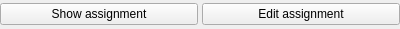
<?xml version="1.0" encoding="UTF-8"?>
<ui version="4.0">
 <class>ShowAssignmentButton</class>
 <widget class="QWidget" name="ShowAssignmentButton">
  <property name="geometry">
   <rect>
    <x>0</x>
    <y>0</y>
    <width>400</width>
    <height>29</height>
   </rect>
  </property>
  <property name="windowTitle">
   <string>Form</string>
  </property>
  <layout class="QHBoxLayout" name="horizontalLayout">
   <property name="spacing">
    <number>0</number>
   </property>
   <property name="leftMargin">
    <number>0</number>
   </property>
   <property name="topMargin">
    <number>0</number>
   </property>
   <property name="rightMargin">
    <number>0</number>
   </property>
   <property name="bottomMargin">
    <number>0</number>
   </property>
   <item>
    <widget class="QPushButton" name="show">
     <property name="text">
      <string>Show assignment</string>
     </property>
     <property name="icon">
      <iconset resource="../../images/images.qrc">
       <normaloff>:/hilecGui/controller_info.png</normaloff>:/hilecGui/controller_info.png</iconset>
     </property>
    </widget>
   </item>
   <item>
    <spacer name="horizontalSpacer">
     <property name="orientation">
      <enum>Qt::Horizontal</enum>
     </property>
     <property name="sizeType">
      <enum>QSizePolicy::Fixed</enum>
     </property>
     <property name="sizeHint" stdset="0">
      <size>
       <width>4</width>
       <height>20</height>
      </size>
     </property>
    </spacer>
   </item>
   <item>
    <widget class="QPushButton" name="edit">
     <property name="text">
      <string>Edit assignment</string>
     </property>
     <property name="icon">
      <iconset resource="../../images/images.qrc">
       <normaloff>:/hilecGui/controller_edit.png</normaloff>:/hilecGui/controller_edit.png</iconset>
     </property>
    </widget>
   </item>
  </layout>
 </widget>
 <resources>
  <include location="../../images/images.qrc"/>
 </resources>
 <connections/>
</ui>
